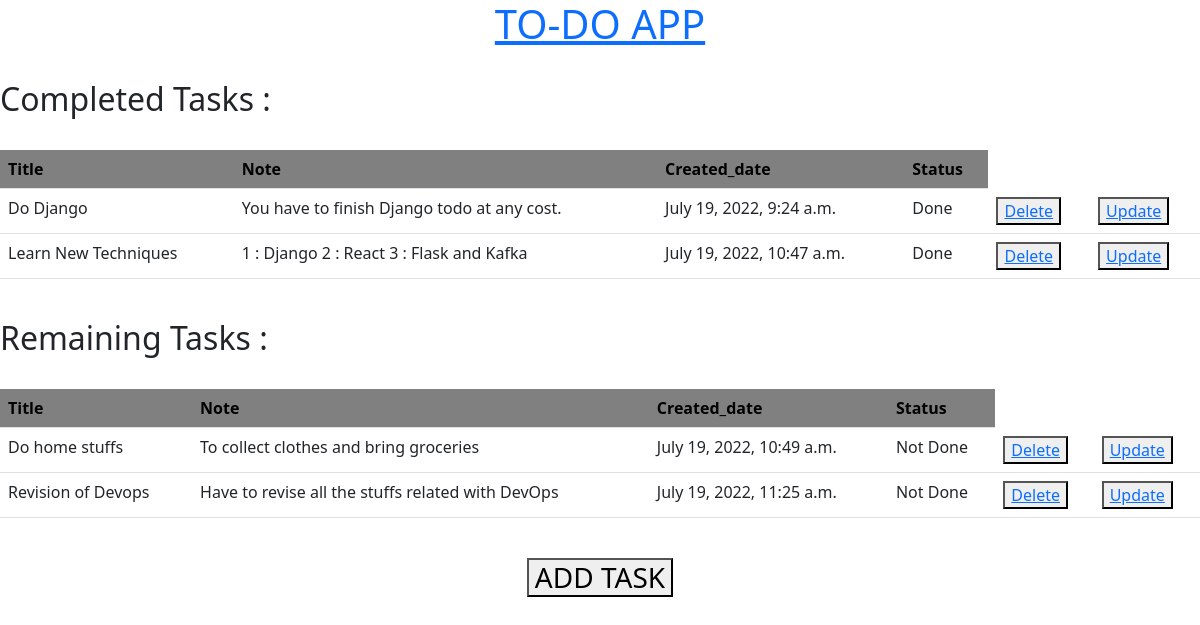
The page / on the database its author committed.
### todo/models.py (models this page shows, shortened)
class Task(models.Model):
    title = models.CharField(max_length=250)
    note = models.TextField()
    created_date = models.DateTimeField(default=timezone.now)
    finished_date = models.DateTimeField(blank=True, null=True)
    status = models.BooleanField(default=False,null=True)

### todo/views.py (the view)
# urls.py: path('', views.Task_list, name='Task_list'),
def Task_list(request):
    tasks = Task.objects.filter(created_date__lte=timezone.now()).order_by('finished_date')
    return render(request, 'Task/Task_list.html', {'tasks':tasks})

### todo/templates/Task/Task_list.html (shortened to what this page needs)
<head>
<link href="https://cdn.jsdelivr.net/npm/bootstrap@5.2.0-beta1/dist/css/bootstrap.min.css" rel="stylesheet">
</head>
<header>
    <h1 style="color:blue;text-align:center;"><a href="/">TO-DO APP</a></h1><br>
</header>
<body>
    <table class="table">
        <h2> Completed Tasks :</h2>
        <thead style="background: grey; color: black;"class="thead-dark">
          <tr>
            <th scope="col">Title</th>
            <th scope="col">Note</th>
            <th scope="col">Created_date</th>
            <th scope="col">Status</th>
          </tr>
        </thead>
        <br>
        {% for task in tasks %}
        {% if task.status %}
        <tbody>
          <tr>
            <td>{{task.title}}</td>
            <td>{{task.note}}</td>
            <td>{{task.created_date}}</td>
            <td>Done</td>
            <td><button><a href="{% url 'del_task' task.id %}" >Delete</button></a></td>
            <td><button><a href="{% url 'update_task' task.id %}" >Update</button></a></td>
          </tr>
        </tbody>
        {% endif %}
        {% endfor %}
    </table><br>
    <table class="table">
        <h2> Remaining Tasks :</h2><br>
        <thead style="background: grey; color: black;" class="thead-dark">
          <tr>
            <th scope="col">Title</th>
            <th scope="col">Note</th>
            <th scope="col">Created_date</th>
            <th scope="col">Status</th>
          </tr>
        </thead>
        {% for task in tasks %}
        {% if not task.status%}
        <tbody>
          <tr>
            <td>{{task.title}}</td>
            <td>{{task.note}}</td>
            <td>{{task.created_date}}</td>
            <td>Not Done</td>
            <td><button><a href="{% url 'del_task' task.id %}" >Delete</button></a></td>
            <td><button><a href="{% url 'update_task' task.id %}" >Update</button></a></td>
          </tr>
        </tbody>
        {% endif %}
        {% endfor %}
    </table><br>
    <h3 style="text-align:center"><a href="{% url 'add_task'%}"><button type="button">ADD TASK</button></a></h3>
</body>

### rows shown on the page
Task: title "Do Django", note "You have to finish Django todo at any cost.", created_date "July 19, 2022, 9:24 a.m."
Task: title "Learn New Techniques", note "1 : Django 2 : React 3 : Flask and Kafka", created_date "July 19, 2022, 10:47 a.m."
Task: title "Do home stuffs", note "To collect clothes and bring groceries", created_date "July 19, 2022, 10:49 a.m."
Task: title "Revision of Devops", note "Have to revise all the stuffs related with DevOps", created_date "July 19, 2022, 11:25 a.m."
